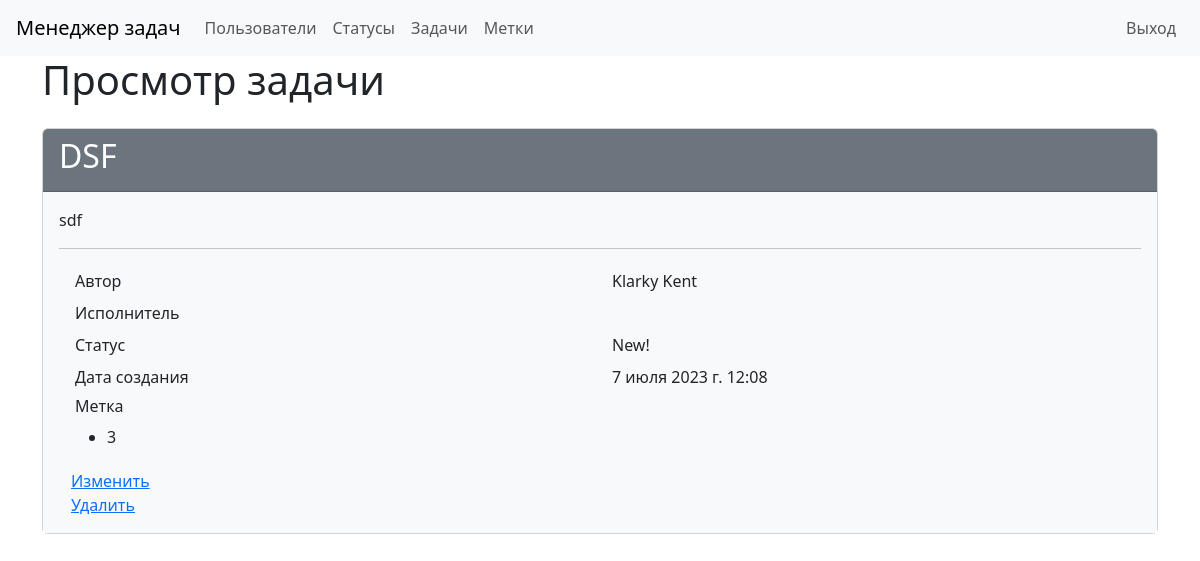
/tasks/4 (signed in), run on the app's committed database.
### task_manager/tasks/models.py (models this page shows)
class TasksModel(models.Model):
    name = models.CharField(max_length=100)
    description = models.TextField()
    timestamp = models.DateTimeField(auto_now_add=True)
    status = models.ForeignKey(StatusModel, on_delete=models.PROTECT,
                               related_name='status_id')
    author = models.ForeignKey(User, on_delete=models.PROTECT,
                               related_name='author_id')
    executor = models.ForeignKey(User, on_delete=models.PROTECT,
                                 related_name='executor_id', null=True)
    labels = models.ManyToManyField(LabelModel)
    def __str__(self):
        return self.name

### task_manager/statuses/models.py (models this page shows)
class StatusModel(models.Model):
    name = models.CharField(
        max_length=100, unique=True,
        error_messages={'unique': "Это имя уже существует."})
    timestamp = models.DateTimeField(auto_now_add=True)
    def __str__(self):
        return self.name

### task_manager/labels/models.py (models this page shows)
class LabelModel(models.Model):
    name = models.CharField(max_length=100)
    timestamp = models.DateTimeField(auto_now_add=True)
    def __str__(self):
        return self.name

### task_manager/tasks/views.py (the view)
class TaskView(AppLoginMixin, View):
    template_name = 'tasks/task_view.html'
    def get(self, request, *args, **kwargs):
        task_id = kwargs.get('pk')
        task = TasksModel.objects.get(id=task_id)
        labels = task.labels.all()
        return render(request, self.template_name,
                      {'task': task, 'labels': labels})

### task_manager/tasks/templates/tasks/task_view.html (shortened to what this page needs)
{% extends "base.html" %}
{% load i18n %}
{% block main %}
<h1 class="mb-4">{% trans "Task view" %}</h1>
<div class="card">
    <div class="card-header bg-secondary text-white">
        <h2>{{ task }}</h2>
    </div>
    <div class="card-body bg-light">
        <p>
            {% if task.description %}
                {{ task.description }}
            {%  endif %}
        </p>
        <hr>
        <div class="container">
            <div class="row p-1">
                <div class="col">
                    {% trans "Author" %}
                </div>
                <div class="col">
                    {{ task.author.first_name }} {{ task.author.last_name }}
                </div>
            </div>
            <div class="row p-1">
                <div class="col">
                    {% trans "Executor" %}
                </div>
                <div class="col">
                </div>
            </div>
            <div class="row p-1">
                <div class="col">
                    {% trans "Status" %}
                </div>
                <div class="col">
                    {{ task.status }}
                </div>
            </div>
            <div class="row p-1">
                <div class="col">
                    {% trans "Create at" %}
                </div>
                <div class="col">
                    {{ task.timestamp }}
                </div>
            </div>
            <div class="row p-1">
                <div class="col">
                    <h6>{% trans "label" %}</h6>
                    <ul>
                        {% for label in labels %}
                        <li>{{ label }}</li>
                        {% endfor %}
                    </ul>
                </div>
            </div>
            <div>
                <a href="{% url 'update_task' pk=task.id %}">{% trans "Update" %}</a>
                <br>
                <a href="{% url 'delete_task' pk=task.id %}">{% trans "Delete" %}</a>
            </div>
        </div>
    </div>
</div>
{% endblock %}

### data on the page
TasksModel: name "DSF", description "sdf", author.first_name "Klarky", author.last_name "Kent", status "New!", timestamp "7 июля 2023 г. 12:08"
LabelModel: name "3"
